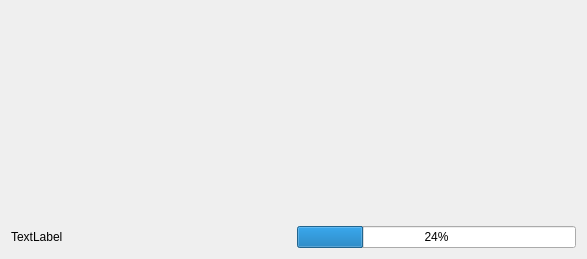
<?xml version="1.0" encoding="UTF-8"?>
<ui version="4.0">
 <class>cam</class>
 <widget class="QDialog" name="cam">
  <property name="geometry">
   <rect>
    <x>0</x>
    <y>0</y>
    <width>587</width>
    <height>259</height>
   </rect>
  </property>
  <property name="windowTitle">
   <string>Camera Feed</string>
  </property>
  <layout class="QGridLayout" name="gridLayout">
   <item row="0" column="0">
    <widget class="CvGlCam" name="rView" native="true"/>
   </item>
   <item row="1" column="0">
    <widget class="QLabel" name="info">
     <property name="sizePolicy">
      <sizepolicy hsizetype="Preferred" vsizetype="MinimumExpanding">
       <horstretch>0</horstretch>
       <verstretch>0</verstretch>
      </sizepolicy>
     </property>
     <property name="maximumSize">
      <size>
       <width>16777215</width>
       <height>15</height>
      </size>
     </property>
     <property name="text">
      <string>TextLabel</string>
     </property>
    </widget>
   </item>
   <item row="0" column="1">
    <widget class="CvGlCam" name="lView" native="true"/>
   </item>
   <item row="1" column="1">
    <widget class="QProgressBar" name="progress">
     <property name="sizePolicy">
      <sizepolicy hsizetype="Ignored" vsizetype="Fixed">
       <horstretch>0</horstretch>
       <verstretch>0</verstretch>
      </sizepolicy>
     </property>
     <property name="value">
      <number>24</number>
     </property>
    </widget>
   </item>
  </layout>
 </widget>
 <customwidgets>
  <customwidget>
   <class>CvGlCam</class>
   <extends>QWidget</extends>
   <header>cvglcam.h</header>
   <container>1</container>
  </customwidget>
 </customwidgets>
 <resources/>
 <connections/>
</ui>
